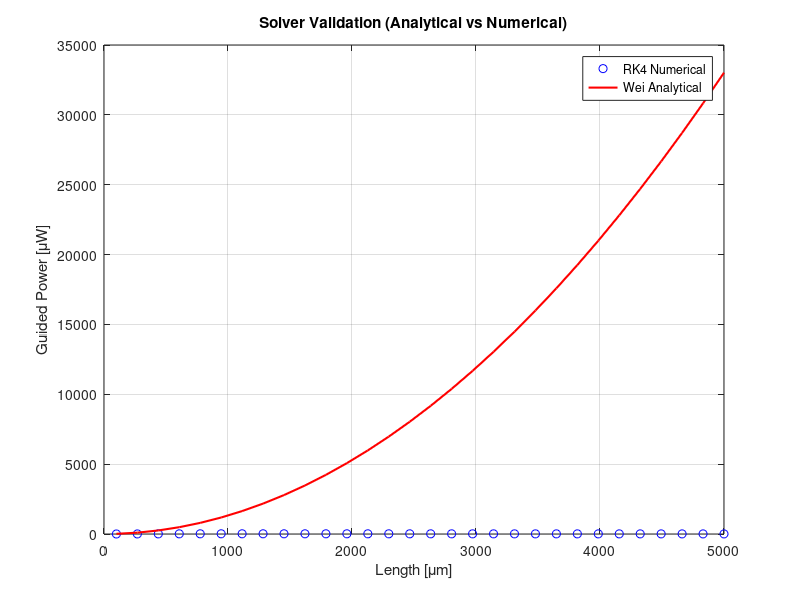
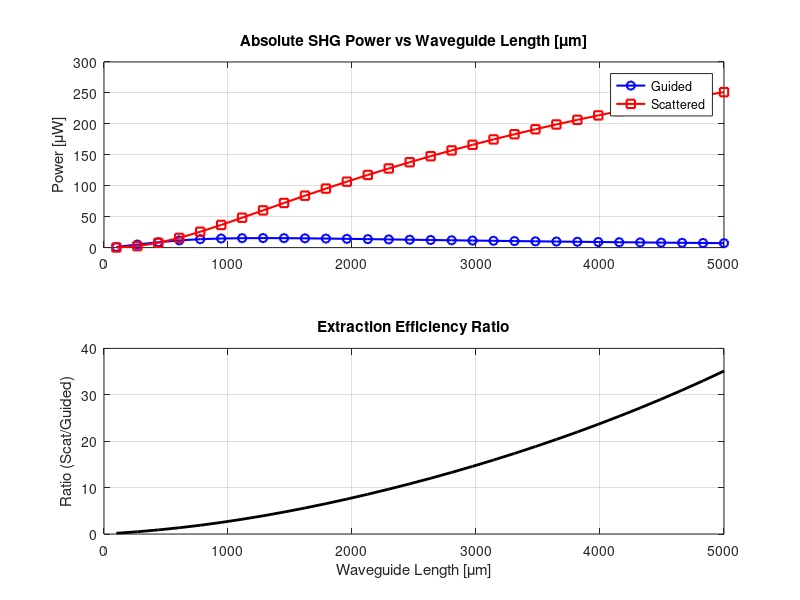

The MATLAB script that drew these images, in order:
function SHG_Design_Suite()
    % SHG_Design_Suite: Advanced RK4 Nonlinear Simulator
    % Focus: Absolute Power, Validation, and Multi-parameter Sweeps.
    
    close all; clear;

    %% --- 1. GLOBAL CONFIGURATION ---
    cfg.sim.use_linewidth  = false;      % Speed toggle for spectral overlap
    cfg.sim.do_validation  = true;       % Overlay Analytical vs RK4 for 1st case
    cfg.sim.dz             = 0.5;        % [um] Integrator step
    
    % Default Physical Constants (AlN TM04 example)
    cfg.phys.Pp_mW         = 100;
    cfg.phys.lam_nm        = 450;
    cfg.phys.linewidth_nm  = 0.15;
    cfg.phys.g_coeff       = 1.15e-4;    % Calculated nonlinear coupling [um^-1]
    cfg.phys.disp_slope    = 0.0089;     % Delta-n slope [1/nm]
    cfg.phys.dk_center     = 0;          % Initial detuning [um^-1]

    % Default Loss/Geo (Will be overridden during sweeps)
    cfg.phys.a0_dBcm       = 5;
    cfg.phys.a3_scat_dBcm  = 200;
    cfg.phys.a3_abs_dBcm   = 20;
    cfg.phys.L_um          = 2000;

    %% --- 2. SELECT STUDY TYPE ---
    % Options: 'length', 'pump_loss', 'shg_scat', 'shg_abs'
    study_type = 'length'; 
    
    switch study_type
        case 'length'
            sweep_vals = linspace(100, 5000, 30); % [um]
            param_label = 'Waveguide Length [\mum]';
        case 'pump_loss'
            sweep_vals = linspace(0, 50, 20);      % [dB/cm]
            param_label = 'Pump Loss [dB/cm]';
        case 'shg_scat'
            sweep_vals = logspace(1, 3.5, 25);    % [dB/cm]
            param_label = 'SHG Scatter Rate [dB/cm]';
    end

    %% --- 3. EXECUTE SWEEP ---
    results = zeros(length(sweep_vals), 3); % [Guided, Scattered, Total]
    
    fprintf('Running %s sweep...\n', study_type);
    for i = 1:length(sweep_vals)
        % Update the specific parameter being swept
        current_cfg = cfg;
        if strcmp(study_type, 'length'),    current_cfg.phys.L_um = sweep_vals(i); end
        if strcmp(study_type, 'pump_loss'), current_cfg.phys.a0_dBcm = sweep_vals(i); end
        if strcmp(study_type, 'shg_scat'),  current_cfg.phys.a3_scat_dBcm = sweep_vals(i); end
        
        % Run the Solver
        [Pg, Ps] = run_core_simulation(current_cfg);
        results(i, :) = [Pg, Ps, Pg+Ps];
    end

    %% --- 4. OPTIONAL VALIDATION PLOT ---
    if cfg.sim.do_validation && strcmp(study_type, 'length')
        run_validation_plot(cfg, sweep_vals, results(:,1));
    end

    %% --- 5. KEY FIGURES OF MERIT PLOTS ---
    figure('Color','w','Name','Parametric Study Results');
    subplot(2,1,1);
    plot(sweep_vals, results(:,1)*1e6, 'b-o', 'LineWidth', 1.5); hold on;
    plot(sweep_vals, results(:,2)*1e6, 'r-s', 'LineWidth', 1.5);
    grid on; ylabel('Power [\muW]'); legend('Guided','Scattered');
    title(['Absolute SHG Power vs ', param_label]);

    subplot(2,1,2);
    plot(sweep_vals, results(:,2)./results(:,1), 'k', 'LineWidth', 2);
    grid on; ylabel('Ratio (Scat/Guided)'); xlabel(param_label);
    title('Extraction Efficiency Ratio');
end

%% --- CORE SOLVER WRAPPER ---
function [Pg, Ps] = run_core_simulation(cfg)
    Pp = cfg.phys.Pp_mW * 1e-3;
    a0 = (cfg.phys.a0_dBcm / 4.3429) * 1e-4;
    as = (cfg.phys.a3_scat_dBcm / 4.3429) * 1e-4;
    aa = (cfg.phys.a3_abs_dBcm / 4.3429) * 1e-4;
    
    if cfg.sim.use_linewidth
        % Spectral Overlap logic (Omitted here for brevity, reuse from previous)
        [Pg, Ps] = handle_spectral_overlap(cfg, a0, as, aa, Pp);
    else
        [Pg, Ps] = rk4_engine(cfg.phys.L_um, cfg.sim.dz, cfg.phys.g_coeff, a0, as+aa, as, cfg.phys.dk_center, Pp);
    end
end

%% --- THE RK4 ENGINE ---
function [Pg_end, Ps_end] = rk4_engine(L, dz, g, a0, a3t, a3s, dk, Pp)
    z_vec = 0:dz:L;
    Y = [sqrt(Pp); 0; 0; 0; 0; 0]; % [A1r, A1i, A3r, A3i, Pscat, Phase]
    for i = 1:(length(z_vec)-1)
        k1 = shg_derivs(Y, a0, a3t, a3s, g, dk);
        k2 = shg_derivs(Y + k1*dz/2, a0, a3t, a3s, g, dk);
        k3 = shg_derivs(Y + k2*dz/2, a0, a3t, a3s, g, dk);
        k4 = shg_derivs(Y + k3*dz, a0, a3t, a3s, g, dk);
        Y = Y + (dz/6)*(k1 + 2*k2 + 2*k3 + k4);
    end
    Pg_end = Y(3)^2 + Y(4)^2;
    Ps_end = Y(5);
end

function dY = shg_derivs(Y, a0, a3t, a3s, g, dk)
    A1 = Y(1) + 1i*Y(2);
    A3 = Y(3) + 1i*Y(4);
    dA1 = -0.5*a0*A1;
    dA3 = -0.5*a3t*A3 + 1i*g*(A1^2)*exp(-1i*Y(6));
    dY = [real(dA1); imag(dA1); real(dA3); imag(dA3); a3s*abs(A3)^2; dk];
end

%% --- VALIDATION MODE ---
function run_validation_plot(cfg, L_vals, RK4_guided)
    % Calculate Wei Analytical Solution for comparison
    a0 = (cfg.phys.a0_dBcm / 4.3429) * 1e-4;
    a3 = ((cfg.phys.a3_scat_dBcm + cfg.phys.a3_abs_dBcm) / 4.3429) * 1e-4;
    Pp = cfg.phys.Pp_mW * 1e-3;
    g = cfg.phys.g_coeff;
    
    L_cm = L_vals * 1e-4;
    da = (a3/2 - a0);
    % Wei Formula
    DeRate = exp(-a3*L_vals*1e-4) .* ( (exp(da*L_vals*1e-4) - 1).^2 ) ./ ( (da*L_vals*1e-4).^2 + 1e-20 );
    P_analytic = (g * L_vals).^2 * Pp .* DeRate;

    figure('Name','RK4 vs Wei Validation');
    plot(L_vals, RK4_guided*1e6, 'bo', 'DisplayName', 'RK4 Numerical'); hold on;
    plot(L_vals, P_analytic*1e6, 'r-', 'LineWidth', 1.5, 'DisplayName', 'Wei Analytical');
    grid on; xlabel('Length [\mum]'); ylabel('Guided Power [\muW]');
    legend; title('Solver Validation (Analytical vs Numerical)');
end
